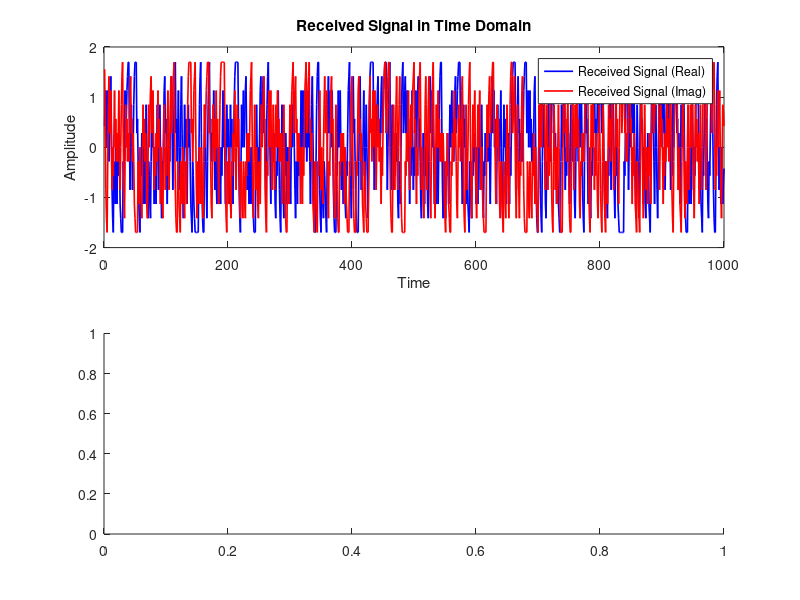

The MATLAB source for this figure: (Note: this script raises an error after producing the figure.)
% Simulation parameters
num_symbols = 1000;  % Number of QPSK symbols
symbol_rate = 1000;  % Symbol rate (symbols per second)

% Generate random QPSK symbols
QPSK_symbols = (2 * (randi([0, 1], 1, num_symbols) - 0.5)) + 1i * (2 * (randi([0, 1], 1, num_symbols) - 0.5));

% Modulate using QPSK
modulated_signal = sqrt(0.5) * QPSK_symbols;

% Create a multipath fading channel response
channel_delay = [0, 1, 3, 5];  % Delay taps in samples
channel_response = [1, 0.8, 0.4, 0.2];  % Channel gains

% Apply the channel response (convolution)
received_signal = conv(modulated_signal, channel_response, 'same');

% Add AWGN (noise)
snr_db = 10;  % Signal-to-noise ratio in dB
noise_variance = 0.5 / (10^(snr_db / 10));  % Noise variance
noise = sqrt(noise_variance) * (randn(1, num_symbols) + 1i * randn(1, num_symbols));
received_signal_with_noise = received_signal + noise;

% Demodulate (matched filter)
demodulated_signal = received_signal_with_noise;

% Plot signals in time and frequency domains
figure;

% Time domain plots
subplot(2, 1, 1);
plot(real(received_signal), 'b', 'LineWidth', 1.2, 'DisplayName', 'Received Signal (Real)');
hold on;
plot(imag(received_signal), 'r', 'LineWidth', 1.2, 'DisplayName', 'Received Signal (Imag)');
xlabel('Time');
ylabel('Amplitude');
title('Received Signal in Time Domain');
legend;

% Frequency domain plots
subplot(2, 1, 2);
plot_spectrum(received_signal, symbol_rate, 'Received Signal', 'b', 'LineWidth', 1.2);
hold on;
plot_spectrum(modulated_signal, symbol_rate, 'Modulated Signal', 'r', 'LineWidth', 1.2);
xlabel('Frequency (Hz)');
ylabel('Magnitude (dB)');
title('Spectrum of Signals');
legend;

sgtitle('Received Signals in Time and Frequency Domains');

function plot_spectrum(signal, fs, label, color, varargin)
    N = length(signal);
    f = (-N/2:N/2-1) * fs / N;
    spectrum = fftshift(fft(signal));
    magnitude = 10*log10(abs(spectrum));
    plot(f, magnitude, 'Color', color, varargin{:});
    xlim([-fs/2 fs/2]);
    legend(label);
end
